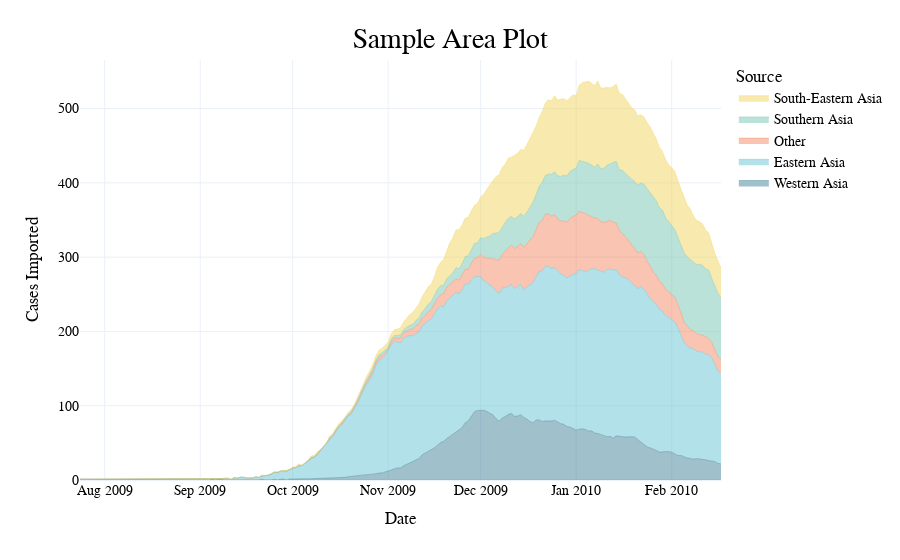

The notebook cell this image was saved under:
### Code cell
# Create the area plot
fig = px.area(df, x='date', y='rolling_importations', 
              color='source',
              template='netsi'
             )
fig.update_traces(line=dict(width=0.4))
fig.update_layout(title_text='Sample Area Plot', legend_traceorder='reversed',
                 xaxis_title="Date", yaxis_title="Cases Imported", legend_title_text='Source',)




fig

### Figure 1 — Plotly figure (JSON) as saved in the notebook; plotly's stock layout.template omitted (floating-point values rounded to 4 significant figures; data arrays with more than 128 entries replaced by an {"elided": "..."} marker saying what was removed)
{"data": [{"fillpattern": {"shape": ""}, "hovertemplate": "source=Western Asia<br>date=%{x}<br>rolling_importations=%{y}<extra></extra>", "legendgroup": "Western Asia", "line": {"color": "#428299", "width": 0.4}, "marker": {"symbol": "circle"}, "mode": "lines", "name": "Western Asia", "orientation": "v", "showlegend": true, "stackgroup": "1", "type": "scatter", "x": {"elided": "150 str values"}, "xaxis": "x", "y": {"elided": "150 float values"}, "yaxis": "y"}, {"fillpattern": {"shape": ""}, "hovertemplate": "source=Eastern Asia<br>date=%{x}<br>rolling_importations=%{y}<extra></extra>", "legendgroup": "Eastern Asia", "line": {"color": "#67C4D3", "width": 0.4}, "marker": {"symbol": "circle"}, "mode": "lines", "name": "Eastern Asia", "orientation": "v", "showlegend": true, "stackgroup": "1", "type": "scatter", "x": {"elided": "170 str values"}, "xaxis": "x", "y": {"elided": "170 float values"}, "yaxis": "y"}, {"fillpattern": {"shape": ""}, "hovertemplate": "source=Other<br>date=%{x}<br>rolling_importations=%{y}<extra></extra>", "legendgroup": "Other", "line": {"color": "#F48A64", "width": 0.4}, "marker": {"symbol": "circle"}, "mode": "lines", "name": "Other", "orientation": "v", "showlegend": true, "stackgroup": "1", "type": "scatter", "x": {"elided": "136 str values"}, "xaxis": "x", "y": {"elided": "136 float values"}, "yaxis": "y"}, {"fillpattern": {"shape": ""}, "hovertemplate": "source=Southern Asia<br>date=%{x}<br>rolling_importations=%{y}<extra></extra>", "legendgroup": "Southern Asia", "line": {"color": "#77C6B1", "width": 0.4}, "marker": {"symbol": "circle"}, "mode": "lines", "name": "Southern Asia", "orientation": "v", "showlegend": true, "stackgroup": "1", "type": "scatter", "x": {"elided": "130 str values"}, "xaxis": "x", "y": {"elided": "130 float values"}, "yaxis": "y"}, {"fillpattern": {"shape": ""}, "hovertemplate": "source=South-Eastern Asia<br>date=%{x}<br>rolling_importations=%{y}<extra></extra>", "legendgroup": "South-Eastern Asia", "line": {"color": "#F2D65F", "width": 0.4}, "marker": {"symbol": "circle"}, "mode": "lines", "name": "South-Eastern Asia", "orientation": "v", "showlegend": true, "stackgroup": "1", "type": "scatter", "x": {"elided": "138 str values"}, "xaxis": "x", "y": {"elided": "138 float values"}, "yaxis": "y"}], "layout": {"legend": {"title": {"text": "Source"}, "tracegroupgap": 0, "traceorder": "reversed"}, "margin": {"t": 60}, "title": {"text": "Sample Area Plot"}, "xaxis": {"anchor": "y", "domain": [0, 1], "title": {"text": "Date"}}, "yaxis": {"anchor": "x", "domain": [0, 1], "title": {"text": "Cases Imported"}}}}
